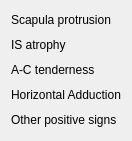
       <widget class="QWidget" name="layoutWidget_75">
        <property name="geometry">
         <rect>
          <x>290</x>
          <y>690</y>
          <width>130</width>
          <height>141</height>
         </rect>
        </property>
        <layout class="QVBoxLayout" name="verticalLayout_24">
         <item>
          <widget class="QLabel" name="label_118">
           <property name="text">
            <string>&lt;html&gt;&lt;head/&gt;&lt;body&gt;&lt;p&gt;Scapula protrusion&lt;/p&gt;&lt;/body&gt;&lt;/html&gt;</string>
           </property>
          </widget>
         </item>
         <item>
          <widget class="QLabel" name="label_119">
           <property name="text">
            <string>&lt;html&gt;&lt;head/&gt;&lt;body&gt;&lt;p&gt;IS atrophy&lt;/p&gt;&lt;/body&gt;&lt;/html&gt;</string>
           </property>
          </widget>
         </item>
         <item>
          <widget class="QLabel" name="label_120">
           <property name="text">
            <string>&lt;html&gt;&lt;head/&gt;&lt;body&gt;&lt;p&gt;A-C tenderness&lt;/p&gt;&lt;/body&gt;&lt;/html&gt;</string>
           </property>
          </widget>
         </item>
         <item>
          <widget class="QLabel" name="label_121">
           <property name="text">
            <string>&lt;html&gt;&lt;head/&gt;&lt;body&gt;&lt;p&gt;Horizontal Adduction&lt;/p&gt;&lt;/body&gt;&lt;/html&gt;</string>
           </property>
          </widget>
         </item>
         <item>
          <widget class="QLabel" name="label_122">
           <property name="text">
            <string>&lt;html&gt;&lt;head/&gt;&lt;body&gt;&lt;p&gt;Other positive signs&lt;/p&gt;&lt;/body&gt;&lt;/html&gt;</string>
           </property>
          </widget>
         </item>
        </layout>
       </widget>
